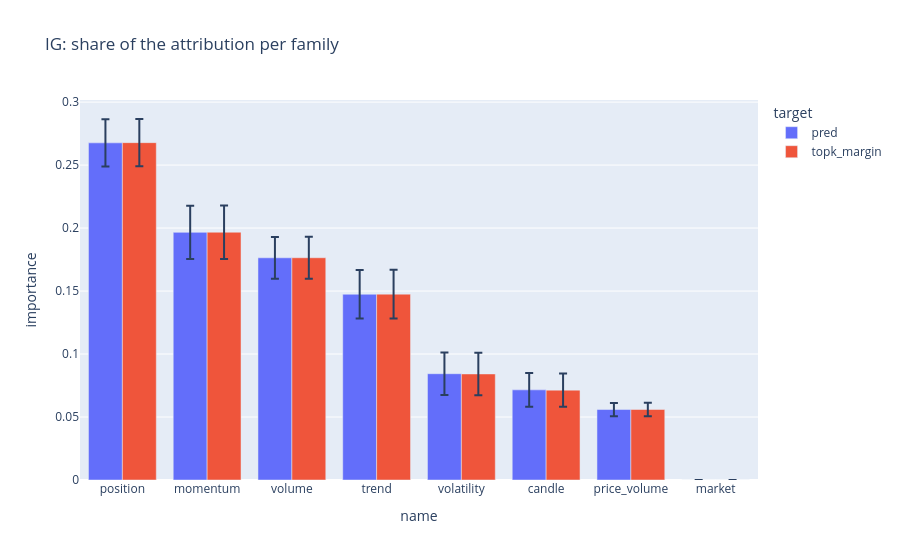
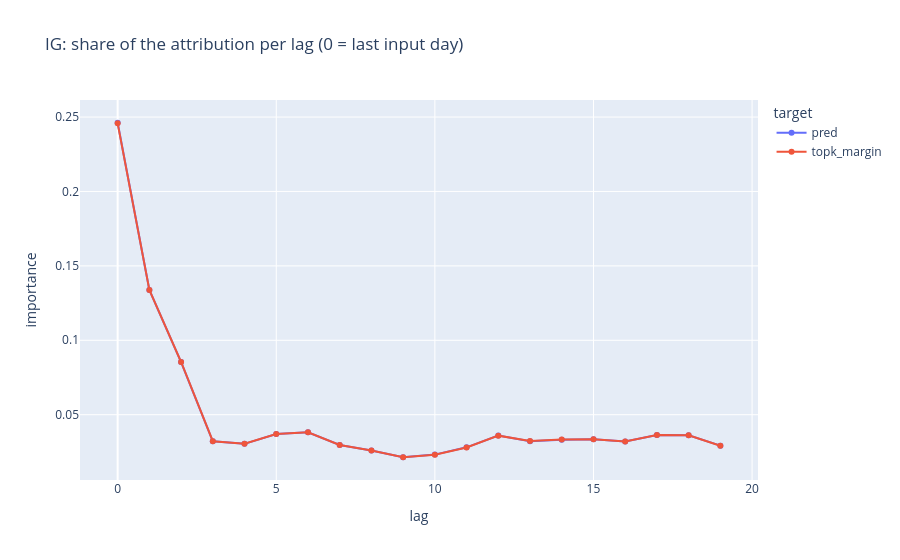

Notebook code for these charts, in order:
### Markdown cell above
## 3. Which inputs matter: features, families, lags; score against top-k membership

Share of the |IG attribution| per feature (summed over lags), per family and per lag, averaged over stock-days; error bars: standard deviation over days. `signed`: the same share with its sign.

### Code cell
g = {t: glob["ig_joint", t] for t in ("pred", "topk_margin")}
display(pd.concat({t: g[t][g[t]["level"] == "feature"].head(20)[["name", "importance", "signed"]].reset_index(drop=True) for t in g}, axis=1))
fam = pd.concat([g[t][g[t]["level"] == "family"].assign(target=t) for t in g])
px.bar(fam, x="name", y="importance", color="target", barmode="group", error_y="std_days",
       title="IG: share of the attribution per family").show()
lag = pd.concat([g[t][g[t]["level"] == "lag"].assign(target=t) for t in g])
lag["lag"] = lag["name"].astype(int)
px.line(lag.sort_values("lag"), x="lag", y="importance", color="target", markers=True,
        title="IG: share of the attribution per lag (0 = last input day)").show()
vec = lambda gl, level: gl[gl["level"] == level].set_index("name")["importance"]
pd.DataFrame({level: agreement(vec(g["pred"], level), vec(g["topk_margin"], level)) for level in ("feature", "family", "lag")}).T

### Figure 1 — Plotly figure (JSON) as saved in the notebook; plotly's stock layout.template omitted (floating-point values rounded to 4 significant figures)
{"data": [{"alignmentgroup": "True", "error_y": {"array": [0.01878, 0.02117, 0.01658, 0.01929, 0.01691, 0.01331, 0.005259, 0.0]}, "hovertemplate": "target=pred<br>name=%{x}<br>importance=%{y}<extra></extra>", "legendgroup": "pred", "marker": {"color": "#636efa", "pattern": {"shape": ""}}, "name": "pred", "offsetgroup": "pred", "orientation": "v", "showlegend": true, "textposition": "auto", "type": "bar", "x": ["position", "momentum", "volume", "trend", "volatility", "candle", "price_volume", "market"], "xaxis": "x", "y": [0.2676, 0.1966, 0.1764, 0.1475, 0.08439, 0.07155, 0.05595, 0.0], "yaxis": "y"}, {"alignmentgroup": "True", "error_y": {"array": [0.01878, 0.0212, 0.01659, 0.01931, 0.0169, 0.01326, 0.005275, 0.0]}, "hovertemplate": "target=topk_margin<br>name=%{x}<br>importance=%{y}<extra></extra>", "legendgroup": "topk_margin", "marker": {"color": "#EF553B", "pattern": {"shape": ""}}, "name": "topk_margin", "offsetgroup": "topk_margin", "orientation": "v", "showlegend": true, "textposition": "auto", "type": "bar", "x": ["position", "momentum", "volume", "trend", "volatility", "candle", "price_volume", "market"], "xaxis": "x", "y": [0.2678, 0.1967, 0.1764, 0.1475, 0.08419, 0.07134, 0.05598, 0.0], "yaxis": "y"}], "layout": {"barmode": "group", "legend": {"title": {"text": "target"}, "tracegroupgap": 0}, "title": {"text": "IG: share of the attribution per family"}, "xaxis": {"anchor": "y", "domain": [0.0, 1.0], "title": {"text": "name"}}, "yaxis": {"anchor": "x", "domain": [0.0, 1.0], "title": {"text": "importance"}}}}

### Figure 2 — Plotly figure (JSON) as saved in the notebook; plotly's stock layout.template omitted (floating-point values rounded to 4 significant figures)
{"data": [{"hovertemplate": "target=pred<br>lag=%{x}<br>importance=%{y}<extra></extra>", "legendgroup": "pred", "line": {"color": "#636efa", "dash": "solid"}, "marker": {"symbol": "circle"}, "mode": "lines+markers", "name": "pred", "orientation": "v", "showlegend": true, "type": "scatter", "x": [0, 1, 2, 3, 4, 5, 6, 7, 8, 9, 10, 11, 12, 13, 14, 15, 16, 17, 18, 19], "xaxis": "x", "y": [0.2462, 0.1338, 0.08539, 0.03213, 0.03042, 0.03698, 0.03821, 0.02964, 0.02598, 0.02143, 0.02319, 0.02807, 0.03598, 0.0322, 0.03323, 0.03349, 0.03199, 0.03634, 0.03615, 0.0292], "yaxis": "y"}, {"hovertemplate": "target=topk_margin<br>lag=%{x}<br>importance=%{y}<extra></extra>", "legendgroup": "topk_margin", "line": {"color": "#EF553B", "dash": "solid"}, "marker": {"symbol": "circle"}, "mode": "lines+markers", "name": "topk_margin", "orientation": "v", "showlegend": true, "type": "scatter", "x": [0, 1, 2, 3, 4, 5, 6, 7, 8, 9, 10, 11, 12, 13, 14, 15, 16, 17, 18, 19], "xaxis": "x", "y": [0.2458, 0.1338, 0.08541, 0.0322, 0.03053, 0.03705, 0.03823, 0.02967, 0.02597, 0.02141, 0.02312, 0.02799, 0.03593, 0.03227, 0.03337, 0.03358, 0.03207, 0.03634, 0.03619, 0.02914], "yaxis": "y"}], "layout": {"legend": {"title": {"text": "target"}, "tracegroupgap": 0}, "title": {"text": "IG: share of the attribution per lag (0 = last input day)"}, "xaxis": {"anchor": "y", "domain": [0.0, 1.0], "title": {"text": "lag"}}, "yaxis": {"anchor": "x", "domain": [0.0, 1.0], "title": {"text": "importance"}}}}
